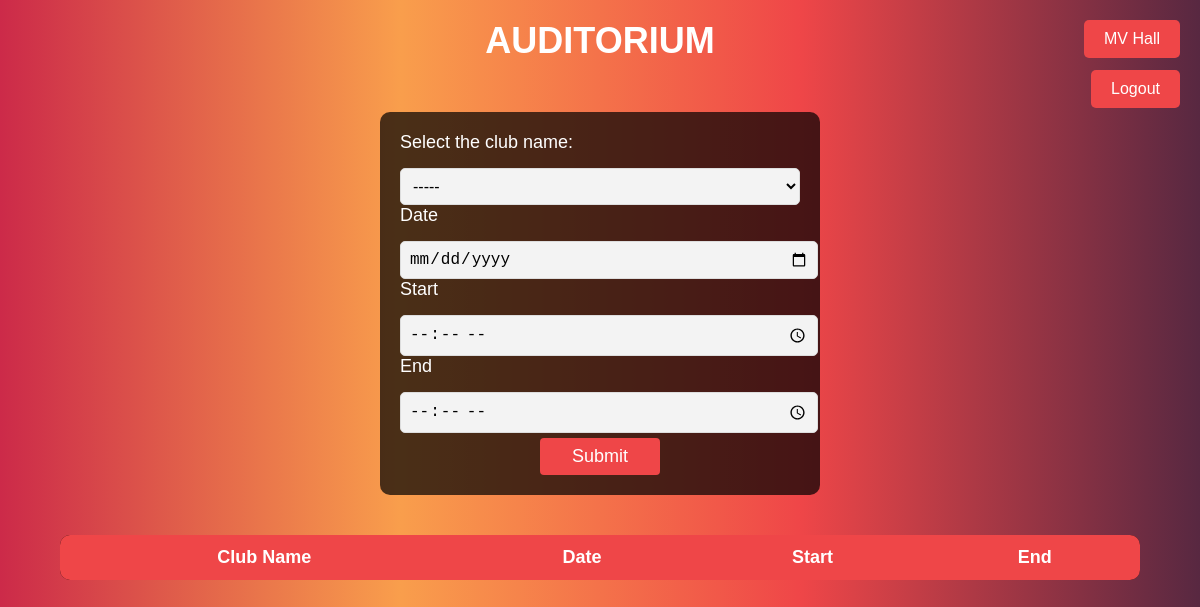
Before: /audi/ with the older database file.
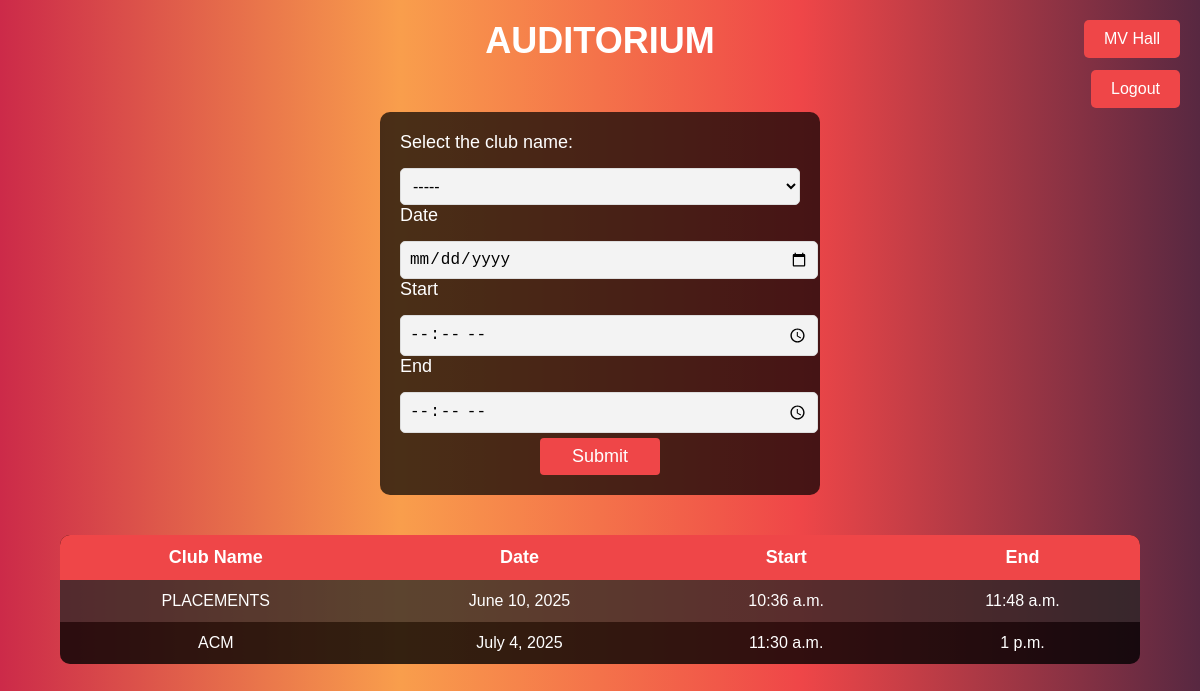
After: the same page with the newer database file.
### myapp/models.py (models this page shows, shortened)
class Booking(models.Model):
    club_name = models.CharField(max_length=100)
    date = models.DateField()
    start_time = models.TimeField()
    end_time = models.TimeField()

### myapp/views.py (the view, shortened to what this page needs)
# urls.py: path("audi/",audi,name="audi"),
def audi(request):
    servicedata = Booking.objects.all().order_by('date')
    info = AuditoriumInfo.objects.first()
    context = {
        'bookings': servicedata,
        'auditorium_info': info,
    }
    return render(request, 'audi.html', context)

### myapp/templates/audi.html (shortened to what this page needs)
<!DOCTYPE html>
<html lang="en">
  <head>
    {% load static %}
    <link rel="stylesheet" href="{% static 'audi.css' %}" />
  </head>
  <body>
    <div class="text" id="AUDITORIUM">
      <h3>AUDITORIUM</h3>
    </div>
    <form action="{% url 'myapp:audi' %}" method="post">
      <div class="container2">
        <div class="con1">
          <label class="clubs" for="clubs">Select the club name:</label>
          <select class="clubs" id="clubs" name="clubs">
            <option value="" class="clbnm" disabled selected>-----</option>
          </select>
          <div class="date">
            <label for="date">Date</label>
            <input type="date" id="date" name="date" />
          </div>
          <div class="start">
            <label for="from">Start</label>
            <input type="time" id="from" name="from" />
          </div>
          <div class="end">
            <label for="to">End</label>
            <input type="time" id="to" name="to" />
          </div>
          <div class="submit">
            <input class="submit" name="submit" type="submit" value="Submit" />
          </div>
        </div>
      </div>
    </form>
    <div class="container1">
      <div class="status" id="refresh">
        <table class="statustable">
          <tr id="tr1">
            <th>Club Name</th>
            <th>Date</th>
            <th>Start</th>
            <th>End</th>
          </tr>
          {% for booking in bookings %}
          <tr id="tr1">
            <td>{{ booking.club_name }}</td>
            <td>{{ booking.date }}</td>
            <td>{{ booking.start_time }}</td>
            <td>{{ booking.end_time }}</td>
          </tr>
          {% endfor %}
        </table>
      </div>
    </div>
     <form action="{% url 'myapp:audi' %}" method="get" style="text-align: right; margin-top: 10px;">
      <button type="submit" class="mvhall-btn">MV Hall</button>
    </form>
    <form action="{% url 'myapp:logoutUser' %}" method="post" style="text-align: right; margin-top: 20px;">
      <button type="submit" class="logout-btn">Logout</button>
  </body>
</html>

Changed rows visible on the page:
added Booking: club_name "PLACEMENTS", date "June 10, 2025", start_time "10:36 a.m.", end_time "11:48 a.m."
added Booking: club_name "ACM", date "July 4, 2025", start_time "11:30 a.m.", end_time "1 p.m."
